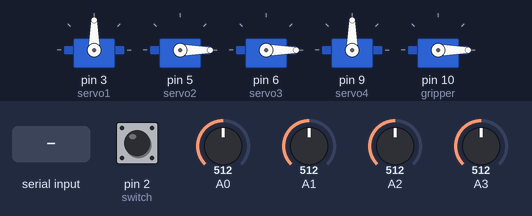
Recording of a sketch running on a simulated Arduino Uno, built with avr-gcc and run on an emulated ATmega328P. On the bench: 5 × servo. The test bench sets the inputs (shaded band); at power-on: pin 2 (switch) HIGH, A0 = 512, A1 = 512, A2 = 512, A3 = 512. What the sketch prints to the serial monitor is not drawn.

Above: at 1.2 s.
1.3 s: "MOVE 1\n" received over Serial
At 2.1 s:
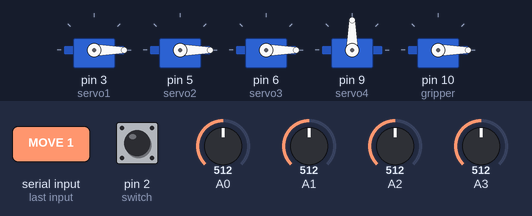
2.8 s: "GRIPPER 1\n" received over Serial
At 4.2 s:
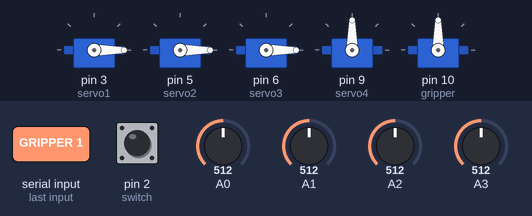
7.3 s: "GRIPPER 150\n" received over Serial
At 7.8 s:
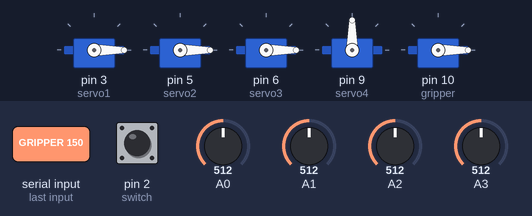
Timing chart, 0 to 9.8 s (numbered marks = the images above; inputs shaded):
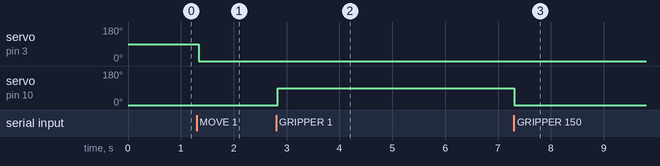

Measured:
- after the input at 1.3 s, servo on pin 3 (servo1): 90° → 0° at once
- after the input at 2.8 s, servo on pin 10 (gripper): 0° → 90° at once
- after the input at 7.3 s, servo on pin 10 (gripper): 90° → 0° at once

The sketch:

arduino_novalang_bridge.ino
```cpp
/*
  NovaLang Physical Microcontroller Firmware (Arduino / ESP32)
  Upload this sketch to your Arduino UNO / ESP32 to connect 4 Servo Motors & Gripper to NovaLang!

  Pin Connections:
  - Servo Motor 1 (Base): Pin 3
  - Servo Motor 2 (Shoulder): Pin 5
  - Servo Motor 3 (Elbow): Pin 6
  - Servo Motor 4 (Wrist): Pin 9
  - Servo Motor 5 (Gripper): Pin 10
  - Feedback Encoders / Potentiometers (for Record Mode): Analog Pins A0, A1, A2, A3
*/

#include <Servo.h>

Servo servo1;
Servo servo2;
Servo servo3;
Servo servo4;
Servo gripper;

void setup() {
  Serial.begin(115200);

  servo1.attach(3);
  servo2.attach(5);
  servo3.attach(6);
  servo4.attach(9);
  gripper.attach(10);

  // Initial Home Positions
  servo1.write(90);
  servo2.write(0);
  servo3.write(0);
  servo4.write(90);
  gripper.write(0);
}

void loop() {
  // 1. Read commands sent from NovaLang over Serial
  if (Serial.available() > 0) {
    String command = Serial.readStringUntil('\n');
    command.trim();

    // Parse "MOVE <motorNum> <angle> <speed>"
    if (command.startsWith("MOVE")) {
      int firstSpace = command.indexOf(' ');
      int secondSpace = command.indexOf(' ', firstSpace + 1);
      int thirdSpace = command.indexOf(' ', secondSpace + 1);

      int motorNum = command.substring(firstSpace + 1, secondSpace).toInt();
      int angle = command.substring(secondSpace + 1, thirdSpace).toInt();

      if (motorNum == 1) servo1.write(angle);
      else if (motorNum == 2) servo2.write(angle);
      else if (motorNum == 3) servo3.write(angle);
      else if (motorNum == 4) servo4.write(angle);
    }
    // Parse "GRIPPER <state>"
    else if (command.startsWith("GRIPPER")) {
      int state = command.substring(8).toInt();
      gripper.write(state == 1 ? 90 : 0);
    }
  }

  // 2. Read physical motor position feedback (from potentiometers or encoders)
  // and send telemetry back to NovaLang for RECORD MODE
  int pos1 = map(analogRead(A0), 0, 1023, 0, 180);
  int pos2 = map(analogRead(A1), 0, 1023, 0, 180);
  int pos3 = map(analogRead(A2), 0, 1023, 0, 180);
  int pos4 = map(analogRead(A3), 0, 1023, 0, 180);
  int gripState = digitalRead(2); // Toggle switch for physical gripper

  // Broadcast feedback line to NovaLang
  Serial.print("POS M1:"); Serial.print(pos1);
  Serial.print(" M2:"); Serial.print(pos2);
  Serial.print(" M3:"); Serial.print(pos3);
  Serial.print(" M4:"); Serial.print(pos4);
  Serial.print(" G:"); Serial.println(gripState);

  delay(50); // 20 Hz feedback sample rate
}
```
